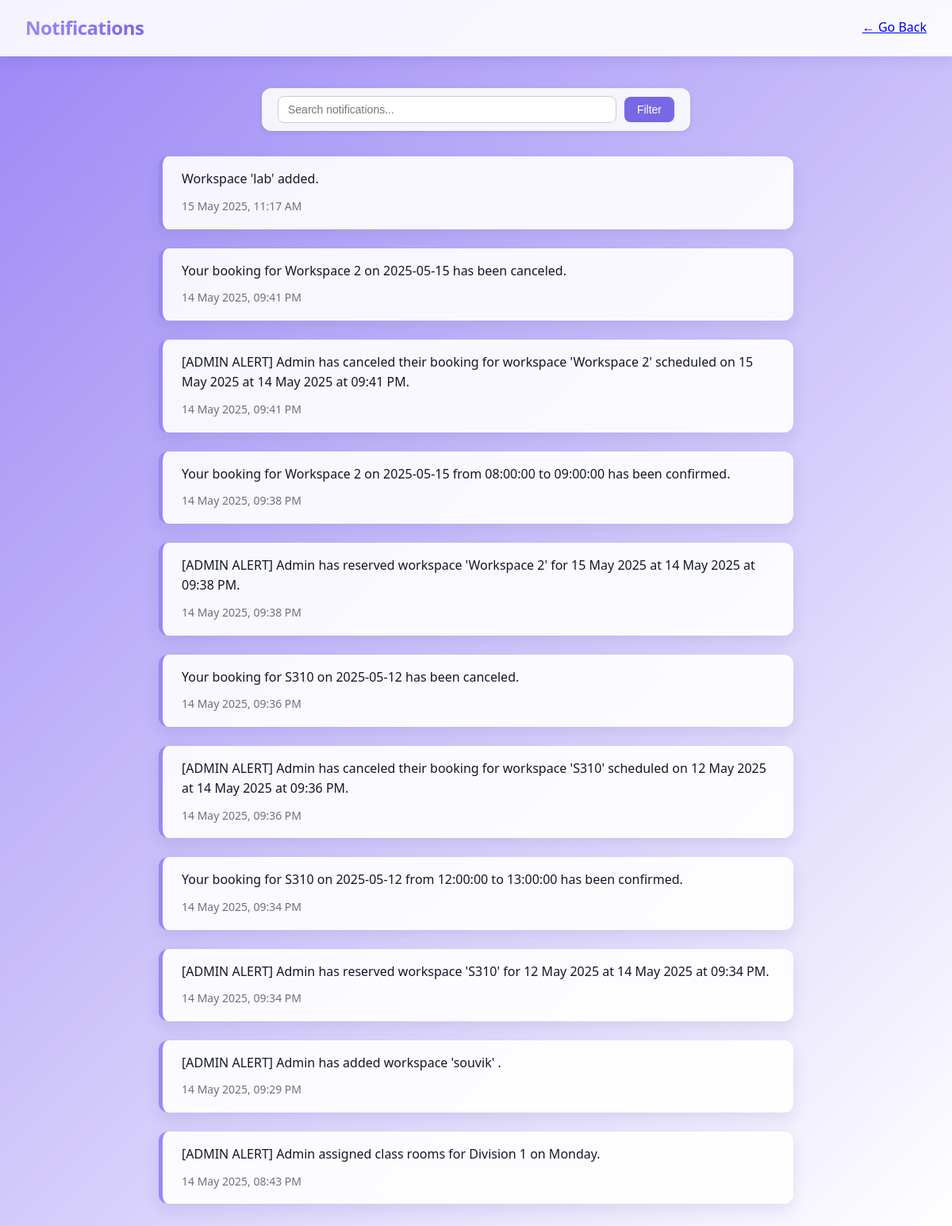
The app's page /notification (signed in) with its own data.
### website/models.py (models this page shows)
class Notification(db.Model):
  id = db.Column(db.Integer, primary_key=True)
  user_id = db.Column(db.Integer, db.ForeignKey('user.id'))
  message = db.Column(db.String(500))
  timestamp = db.Column(db.DateTime(timezone=True), default=func.now())

### website/views.py (the view)
@views.route('/notification')
@login_required
def notification():
    keyword = request.args.get('keyword', '').lower()
    notifications = Notification.query.filter_by(user_id=current_user.id).order_by(Notification.timestamp.desc()).all()
    ist = ZoneInfo("Asia/Kolkata")
    for notification in notifications:
        if notification.timestamp:
            if notification.timestamp.tzinfo is None:
                notification.timestamp = notification.timestamp.replace(tzinfo=ZoneInfo("UTC"))
            notification.timestamp = notification.timestamp.astimezone(ist)
    if keyword:
        notifications = [n for n in notifications if keyword in n.message.lower()]
    return render_template("notifications.html", user=current_user, notifications=notifications, keyword=keyword)

### website/__init__.py (called while the page is built)
def create_app():
    app = Flask(__name__)
    app.config['SECRET_KEY'] = 'love'
    app.config['SQLALCHEMY_DATABASE_URI'] = f'sqlite:///{DB_NAME}'
    db.init_app(app)
    from .views import views
    from .auth import auth
    app.register_blueprint(views, url_prefix='/')
    app.register_blueprint(auth, url_prefix='/')
    from .models import User, Workspace  # Import Workspace model
    with app.app_context():
        db.create_all()
        seed_workspaces()  # Seed default workspaces
    login_manager = LoginManager()
    login_manager.login_view = 'auth.login'
    login_manager.init_app(app)
    @login_manager.user_loader
    def load_user(id):
        return User.query.get(int(id))
    return app

### website/templates/notifications.html (shortened to what this page needs)
<!DOCTYPE html>
<html lang="en">
<head>
    <link rel="stylesheet" href="{{ url_for('static', filename='styles/notifications.css') }}">
</head>
<body>
    <header class="header">
        <h1>Notifications</h1>
        <div class="back">
            <a href="/" class="details-link">← Go Back</a>
        </div>
    </header>
    <form method="get" class="filter-form">
        <input type="text" name="keyword" placeholder="Search notifications..." value="{{ keyword }}">
        <button type="submit">Filter</button>
    </form>
    <main class="notifications">
        {% if notifications %}
            {% for notification in notifications %}
            <div class="notification-item">
                <p>{{ notification.message }}</p>
                <span>{{ notification.timestamp.strftime('%d %b %Y, %I:%M %p') }}</span>
            </div>
            {% endfor %}
        {% else %}
            <p>No notifications found.</p>
        {% endif %}
    </main>
</body>
</html>

### website/static/styles/notifications.css (style rules this page uses)
body { background: linear-gradient(135deg, #9b87f5 0%, #ffffff 100%); font-family: 'Segoe UI', Tahoma, Geneva, Verdana, sans-serif; color: #333; margin: 0; padding: 0; line-height: 1.6; min-height: 100vh; overflow-x: hidden; }
.header { background: rgba(255, 255, 255, 0.9); backdrop-filter: blur(8px); border-bottom: 1px solid rgba(255, 255, 255, 0.3); box-shadow: 0 4px 15px rgba(31, 38, 135, 0.1); padding: 1rem 2rem; display: flex; justify-content: space-between; align-items: center; position: sticky; top: 0; z-index: 10; }
.header h1 { font-size: 1.5rem; font-weight: 600; background: linear-gradient(to right, #9b87f5, #7868e6); -webkit-background-clip: text; background-clip: text; -webkit-text-fill-color: transparent; letter-spacing: -0.5px; margin: 0; }
.notifications { max-width: 800px; margin: 2rem auto; padding: 0 1.5rem; }
.notification-item { background: rgba(255, 255, 255, 0.9); border-left: 5px solid #9b87f5; border-radius: 12px; padding: 1rem 1.5rem; margin-bottom: 1.5rem; box-shadow: 0 8px 20px rgba(31, 38, 135, 0.1); backdrop-filter: blur(8px); transition: all 0.3s ease; }
.notification-item p { font-size: 1rem; color: #111827; margin: 0 0 0.5rem 0; font-weight: 500; }
.notification-item span { font-size: 0.875rem; color: #6b7280; }
.filter-form { display: flex; justify-content: center; align-items: center; gap: 10px; margin: 40px auto 20px auto; padding: 10px 20px; background: #f5f5fc; border-radius: 12px; box-shadow: 0 2px 6px rgba(0, 0, 0, 0.08); max-width: 500px; flex-wrap: wrap; }
.filter-form input[type="text"] { flex: 1 1 200px; padding: 8px 12px; border: 1px solid #ccc; border-radius: 8px; font-size: 14px; transition: border-color 0.3s ease; }
.filter-form button { padding: 8px 16px; background-color: #7868e6; color: #fff; border: none; border-radius: 8px; font-size: 14px; cursor: pointer; transition: background-color 0.3s ease; }

### records on screen
Notification: message "Workspace 'lab' added.", timestamp "15 May 2025, 11:17 AM"
Notification: message "Your booking for Workspace 2 on 2025-05-15 has been canceled.", timestamp "14 May 2025, 09:41 PM"
Notification: message "[ADMIN ALERT] Admin has canceled their booking for workspace 'Workspace 2' scheduled on 15 May 2025 at 14 May 2025 at 09:41 PM.", timestamp "14 May 2025, 09:41 PM"
Notification: message "Your booking for Workspace 2 on 2025-05-15 from 08:00:00 to 09:00:00 has been confirmed.", timestamp "14 May 2025, 09:38 PM"
Notification: message "[ADMIN ALERT] Admin has reserved workspace 'Workspace 2' for 15 May 2025 at 14 May 2025 at 09:38 PM.", timestamp "14 May 2025, 09:38 PM"
Notification: message "Your booking for S310 on 2025-05-12 has been canceled.", timestamp "14 May 2025, 09:36 PM"
Notification: message "[ADMIN ALERT] Admin has canceled their booking for workspace 'S310' scheduled on 12 May 2025 at 14 May 2025 at 09:36 PM.", timestamp "14 May 2025, 09:36 PM"
Notification: message "Your booking for S310 on 2025-05-12 from 12:00:00 to 13:00:00 has been confirmed.", timestamp "14 May 2025, 09:34 PM"
Notification: message "[ADMIN ALERT] Admin has reserved workspace 'S310' for 12 May 2025 at 14 May 2025 at 09:34 PM.", timestamp "14 May 2025, 09:34 PM"
Notification: message "[ADMIN ALERT] Admin has added workspace 'souvik' .", timestamp "14 May 2025, 09:29 PM"
Notification: message "[ADMIN ALERT] Admin assigned class rooms for Division 1 on Monday.", timestamp "14 May 2025, 08:43 PM"
